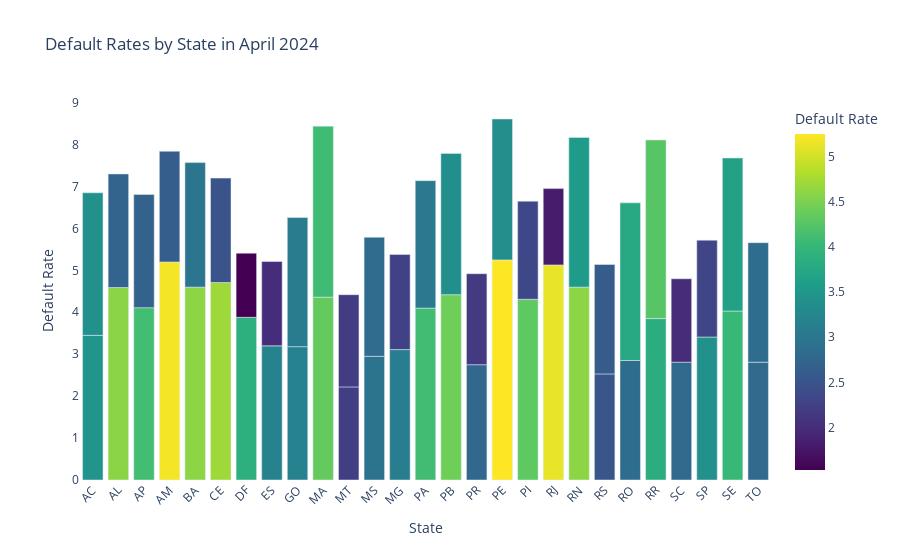

The notebook cell saved with this chart:
### Code cell
# Default Rates by State in April 2024
filtered_df = credit_df[credit_df['year_month'] == '2024-04-01']

fig = px.bar(
    filtered_df, 
    x='state_brazil', 
    y='default_rate', 
    color='default_rate', 
    color_continuous_scale='viridis', 
    title='Default Rates by State in April 2024',
    labels={'state_brazil': 'State', 'default_rate': 'Default Rate'},
    hover_data={'state_brazil': True, 'default_rate': ':.2f'}
)
fig.update_layout(
    xaxis_title='State',
    yaxis_title='Default Rate',
    xaxis_tickangle=-45,
    plot_bgcolor='white'
)
fig.show()

### Figure 1 — Plotly figure (JSON) as saved in the notebook; plotly's stock layout.template omitted (floating-point values rounded to 4 significant figures)
{"data": [{"alignmentgroup": "True", "hovertemplate": "State=%{x}<br>Default Rate=%{marker.color:.2f}<extra></extra>", "legendgroup": "", "marker": {"color": [3.45, 4.59, 4.11, 5.2, 4.6, 4.71, 3.88, 3.2, 3.18, 4.36, 2.22, 2.95, 3.11, 4.1, 4.42, 2.75, 5.25, 4.31, 5.13, 4.6, 2.53, 2.85, 3.85, 2.81, 3.41, 4.03, 2.81, 3.4, 2.71, 2.7, 2.64, 2.97, 2.49, 1.53, 2.01, 3.08, 4.08, 2.2, 2.84, 2.27, 3.04, 3.37, 2.17, 3.36, 2.34, 1.82, 3.57, 2.61, 3.76, 4.26, 1.99, 2.31, 3.65, 2.85], "coloraxis": "coloraxis", "pattern": {"shape": ""}}, "name": "", "offsetgroup": "", "orientation": "v", "showlegend": false, "textposition": "auto", "type": "bar", "x": ["AC", "AL", "AP", "AM", "BA", "CE", "DF", "ES", "GO", "MA", "MT", "MS", "MG", "PA", "PB", "PR", "PE", "PI", "RJ", "RN", "RS", "RO", "RR", "SC", "SP", "SE", "TO", "AC", "AL", "AP", "AM", "BA", "CE", "DF", "ES", "GO", "MA", "MT", "MS", "MG", "PA", "PB", "PR", "PE", "PI", "RJ", "RN", "RS", "RO", "RR", "SC", "SP", "SE", "TO"], "xaxis": "x", "y": [3.45, 4.59, 4.11, 5.2, 4.6, 4.71, 3.88, 3.2, 3.18, 4.36, 2.22, 2.95, 3.11, 4.1, 4.42, 2.75, 5.25, 4.31, 5.13, 4.6, 2.53, 2.85, 3.85, 2.81, 3.41, 4.03, 2.81, 3.4, 2.71, 2.7, 2.64, 2.97, 2.49, 1.53, 2.01, 3.08, 4.08, 2.2, 2.84, 2.27, 3.04, 3.37, 2.17, 3.36, 2.34, 1.82, 3.57, 2.61, 3.76, 4.26, 1.99, 2.31, 3.65, 2.85], "yaxis": "y"}], "layout": {"barmode": "relative", "coloraxis": {"colorbar": {"title": {"text": "Default Rate"}}, "colorscale": [[0, "#440154"], [0.1111, "#482878"], [0.2222, "#3e4989"], [0.3333, "#31688e"], [0.4444, "#26828e"], [0.5556, "#1f9e89"], [0.6667, "#35b779"], [0.7778, "#6ece58"], [0.8889, "#b5de2b"], [1, "#fde725"]]}, "legend": {"tracegroupgap": 0}, "plot_bgcolor": "white", "title": {"text": "Default Rates by State in April 2024"}, "xaxis": {"anchor": "y", "domain": [0, 1], "tickangle": -45, "title": {"text": "State"}}, "yaxis": {"anchor": "x", "domain": [0, 1], "title": {"text": "Default Rate"}}}}
